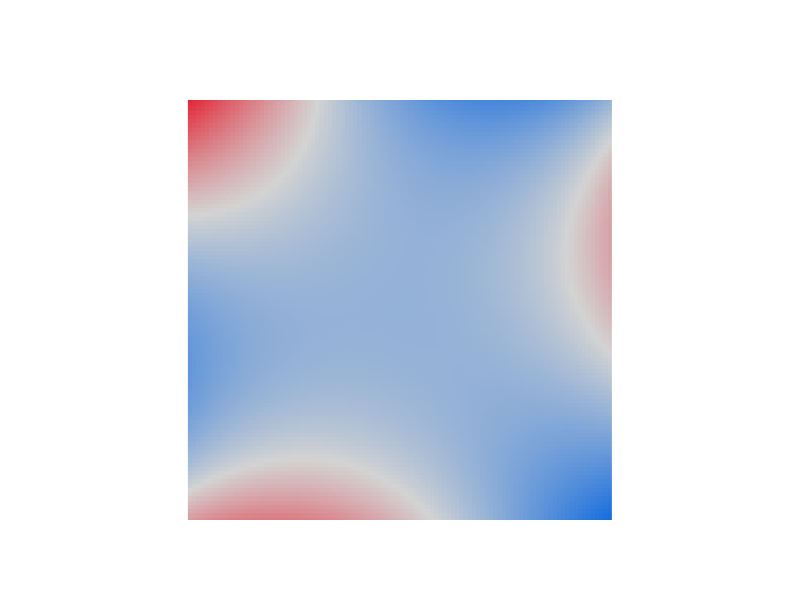
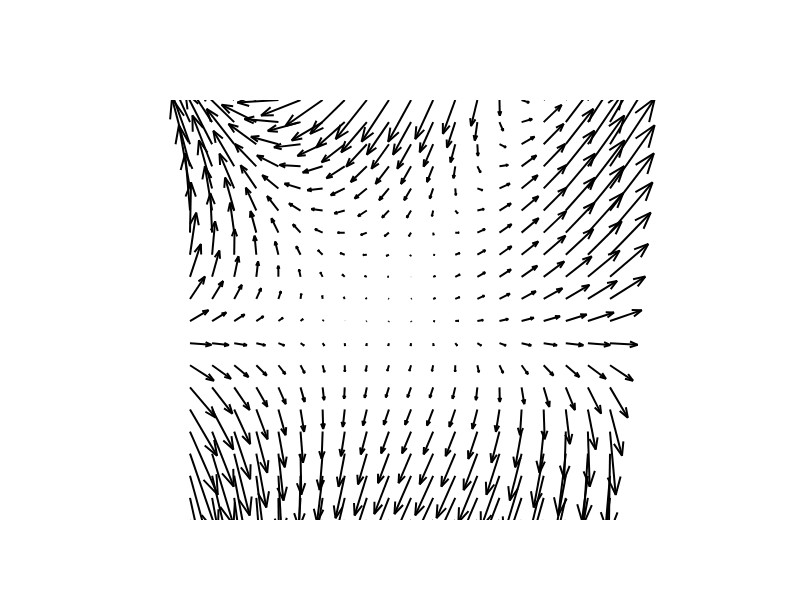

Here is the notebook cell these charts were saved with, in order:
### Markdown cell above
# Vector Calculus: 2D Plane vs 2D Manifold

Let's compare vector calculus on a 2D plane in R² versus on a 2D manifold like a torus.

### Code cell
## 1. Vector Calculus on 2D Plane in R²

# Define an interesting polynomial function p(x,y)
def p(x, y):
    """Polynomial function: p(x,y) = x³ - 3xy² + 2x²y - y³ + x² + y²"""
    return x**3 - 3*x*y**2 + 2*x**2*y - y**3 + x**2 + y**2

# Define the gradient of p
def grad_p(x, y):
    """Gradient of p: ∇p = (∂p/∂x, ∂p/∂y)"""
    dpdy = 6*x**2*y - 3*y**2 + 2*x**2 - 3*y**2 + 2*y
    dpdx = 3*x**2 - 3*y**2 + 4*x*y + 2*x
    return dpdx, dpdy

# Create grid for visualization
x_range = np.linspace(-2, 2, 100)  # shape: (100,)
y_range = np.linspace(-2, 2, 100)  # shape: (100,)
X, Y = np.meshgrid(x_range, y_range)  # shape: (100, 100) each

# Evaluate function on grid
Z = p(X, Y)  # shape: (100, 100)

# Plot 1: Function p(x,y) as a continuous heatmap
fig1 = go.Figure(data=go.Heatmap(
    x=x_range,
    y=y_range,
    z=Z,
    colorscale=["#166dde", "lightgray", "#e32636"],
    showscale=False
))

fig1.update_layout(
    title='',
    width=800,
    height=600,
    plot_bgcolor="white",
    paper_bgcolor="white",
    xaxis=dict(
        showgrid=False,
        showline=False,
        zeroline=False,
        showticklabels=False,
        title='',
        range=[-2, 2]
    ),
    yaxis=dict(
        showgrid=False,
        showline=False,
        zeroline=False,
        showticklabels=False,
        title='',
        range=[-2, 2]
    ),
    # shapes=[
    #     # X-axis line
    #     dict(
    #         type="line",
    #         x0=-2, y0=0, x1=2, y1=0,
    #         line=dict(color="black", width=3),
    #         layer="above"
    #     ),
    #     # Y-axis line
    #     dict(
    #         type="line",
    #         x0=0, y0=-2, x1=0, y1=2,
    #         line=dict(color="black", width=3),
    #         layer="above"
    #     )
    # ]
)
fig1.update_yaxes(scaleanchor="x", scaleratio=1)
fig1.show()

# Create coarser grid for vector field visualization
x_vec = np.linspace(-2, 2, 20)  # shape: (20,)
y_vec = np.linspace(-2, 2, 20)  # shape: (20,)
X_vec, Y_vec = np.meshgrid(x_vec, y_vec)  # shape: (20, 20) each

# Evaluate gradient on vector grid
dpdx, dpdy = grad_p(X_vec, Y_vec)  # shape: (20, 20) each

# Plot 2: Gradient vector field
fig2 = ff.create_quiver(
    X_vec, Y_vec, dpdx, dpdy,
    scale=0.02,
    arrow_scale=0.3,
    name='∇p',
    line=dict(color='black', width=2)
)

fig2.update_layout(
    title='',
    width=800,
    height=600,
    plot_bgcolor="white",
    paper_bgcolor="white",
    xaxis=dict(
        showgrid=False,
        showline=False,
        zeroline=False,
        showticklabels=False,
        title='',
        range=[-2, 2]
    ),
    yaxis=dict(
        showgrid=False,
        showline=False,
        zeroline=False,
        showticklabels=False,
        title='',
        range=[-2, 2]
    )
)
fig2.update_yaxes(scaleanchor="x", scaleratio=1)
fig2.show()

### Figure 1 — Plotly figure (JSON) as saved in the notebook; plotly's stock layout.template omitted (floating-point values rounded to 4 significant figures; data arrays with more than 128 entries replaced by an {"elided": "..."} marker saying what was removed)
{"data": [{"colorscale": [[0, "#166dde"], [0.5, "lightgray"], [1, "#e32636"]], "showscale": false, "type": "heatmap", "x": [-2, -1.96, -1.919, -1.879, -1.838, -1.798, -1.758, -1.717, -1.677, -1.636, -1.596, -1.556, -1.515, -1.475, -1.434, -1.394, -1.354, -1.313, -1.273, -1.232, -1.192, -1.152, -1.111, -1.071, -1.03, -0.9899, -0.9495, -0.9091, -0.8687, -0.8283, -0.7879, -0.7475, -0.7071, -0.6667, -0.6263, -0.5859, -0.5455, -0.5051, -0.4646, -0.4242, -0.3838, -0.3434, -0.303, -0.2626, -0.2222, -0.1818, -0.1414, -0.101, -0.06061, -0.0202, 0.0202, 0.06061, 0.101, 0.1414, 0.1818, 0.2222, 0.2626, 0.303, 0.3434, 0.3838, 0.4242, 0.4646, 0.5051, 0.5455, 0.5859, 0.6263, 0.6667, 0.7071, 0.7475, 0.7879, 0.8283, 0.8687, 0.9091, 0.9495, 0.9899, 1.03, 1.071, 1.111, 1.152, 1.192, 1.232, 1.273, 1.313, 1.354, 1.394, 1.434, 1.475, 1.515, 1.556, 1.596, 1.636, 1.677, 1.717, 1.758, 1.798, 1.838, 1.879, 1.919, 1.96, 2], "y": [-2, -1.96, -1.919, -1.879, -1.838, -1.798, -1.758, -1.717, -1.677, -1.636, -1.596, -1.556, -1.515, -1.475, -1.434, -1.394, -1.354, -1.313, -1.273, -1.232, -1.192, -1.152, -1.111, -1.071, -1.03, -0.9899, -0.9495, -0.9091, -0.8687, -0.8283, -0.7879, -0.7475, -0.7071, -0.6667, -0.6263, -0.5859, -0.5455, -0.5051, -0.4646, -0.4242, -0.3838, -0.3434, -0.303, -0.2626, -0.2222, -0.1818, -0.1414, -0.101, -0.06061, -0.0202, 0.0202, 0.06061, 0.101, 0.1414, 0.1818, 0.2222, 0.2626, 0.303, 0.3434, 0.3838, 0.4242, 0.4646, 0.5051, 0.5455, 0.5859, 0.6263, 0.6667, 0.7071, 0.7475, 0.7879, 0.8283, 0.8687, 0.9091, 0.9495, 0.9899, 1.03, 1.071, 1.111, 1.152, 1.192, 1.232, 1.273, 1.313, 1.354, 1.394, 1.434, 1.475, 1.515, 1.556, 1.596, 1.636, 1.677, 1.717, 1.758, 1.798, 1.838, 1.879, 1.919, 1.96, 2], "z": {"elided": "100x100 float values"}}], "layout": {"height": 600, "paper_bgcolor": "white", "plot_bgcolor": "white", "title": {"text": ""}, "width": 800, "xaxis": {"range": [-2, 2], "showgrid": false, "showline": false, "showticklabels": false, "title": {"text": ""}, "zeroline": false}, "yaxis": {"range": [-2, 2], "scaleanchor": "x", "scaleratio": 1, "showgrid": false, "showline": false, "showticklabels": false, "title": {"text": ""}, "zeroline": false}}}

### Figure 2 — Plotly figure (JSON) as saved in the notebook; plotly's stock layout.template omitted (floating-point values rounded to 4 significant figures; data arrays with more than 128 entries replaced by an {"elided": "..."} marker saying what was removed)
{"data": [{"line": {"color": "black", "width": 2}, "mode": "lines", "name": "∇p", "type": "scatter", "x": {"elided": "2800 float values"}, "y": {"elided": "2800 float values"}}], "layout": {"height": 600, "hovermode": "closest", "paper_bgcolor": "white", "plot_bgcolor": "white", "title": {"text": ""}, "width": 800, "xaxis": {"range": [-2, 2], "showgrid": false, "showline": false, "showticklabels": false, "title": {"text": ""}, "zeroline": false}, "yaxis": {"range": [-2, 2], "scaleanchor": "x", "scaleratio": 1, "showgrid": false, "showline": false, "showticklabels": false, "title": {"text": ""}, "zeroline": false}}}
